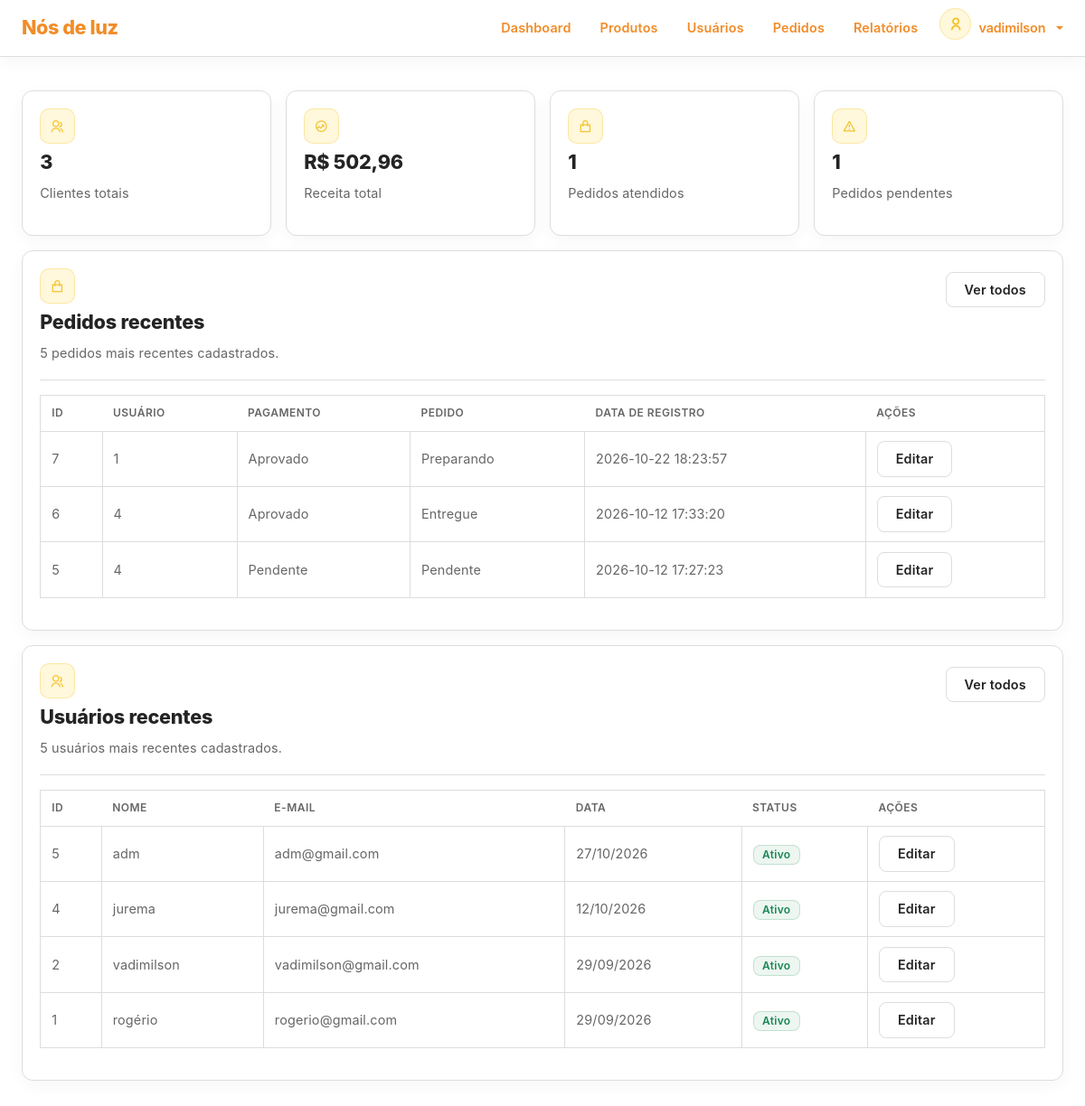
/dashboard/index.php (signed in), run on an earlier commit of the app's database.
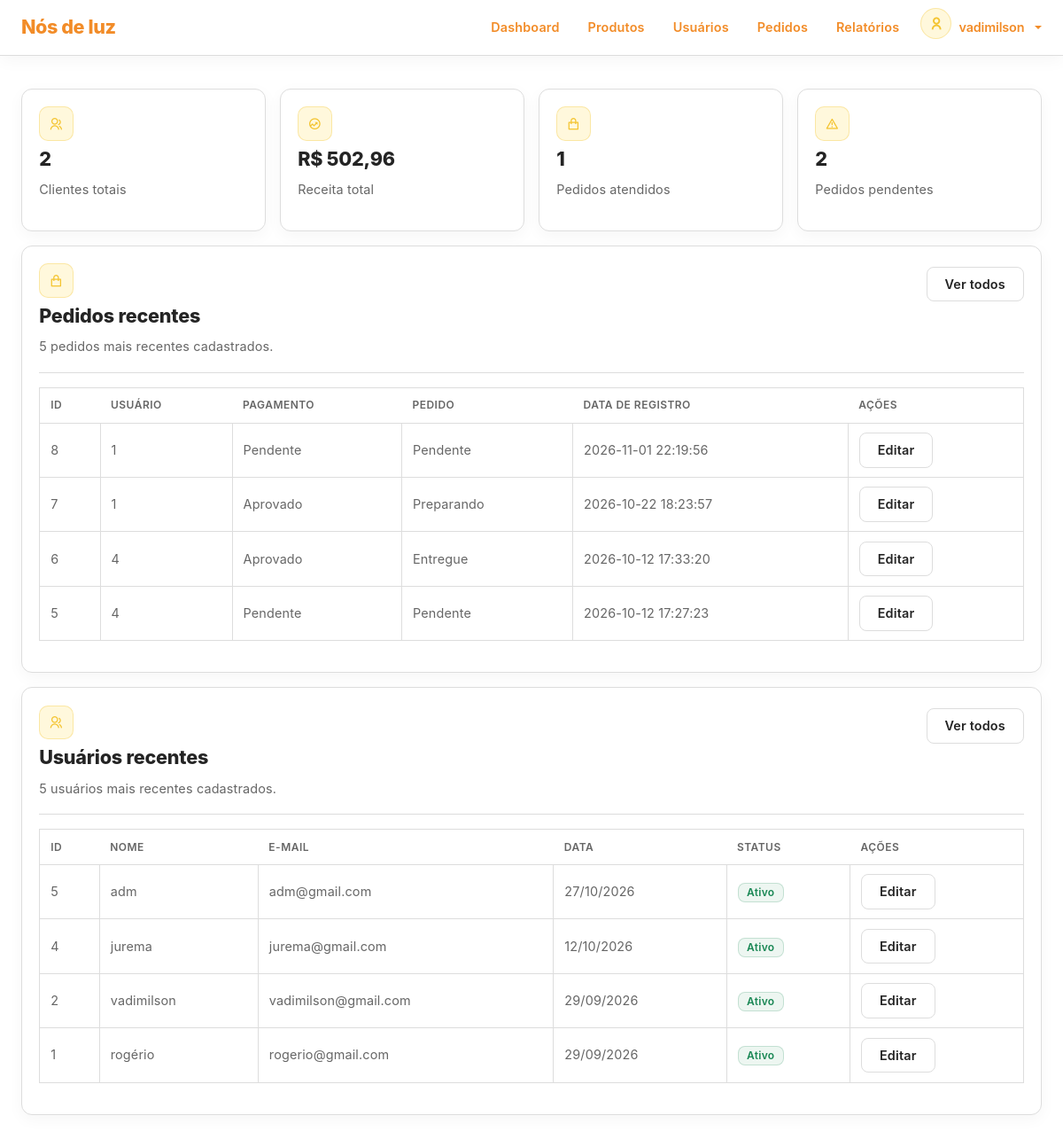
And on a later commit of the database.
### tables this page shows
CREATE TABLE `orders` (
  `id` int(11) NOT NULL,
  `user_id` int(11) NOT NULL,
  `total` decimal(10,2) NOT NULL,
  `payment_status` enum('Pendente','Aprovado','Recusado') NOT NULL DEFAULT 'Pendente',
  `order_status` enum('Pendente','Preparando','Enviado','Entregue','Cancelado') NOT NULL DEFAULT 'Pendente',
  `date_register` datetime NOT NULL DEFAULT current_timestamp()
);

CREATE TABLE `users` (
  `id` int(11) NOT NULL,
  `name` varchar(250) NOT NULL,
  `email` varchar(250) NOT NULL,
  `password` varchar(250) NOT NULL,
  `phone` varchar(15) NOT NULL,
  `cpf` varchar(14) NOT NULL,
  `address` varchar(250) NOT NULL,
  `cep` varchar(8) NOT NULL,
  `address_number` varchar(20) NOT NULL,
  `address_complement` varchar(100) DEFAULT NULL,
  `role` enum('Cliente','Admin') NOT NULL,
  `status` enum('Ativo','Inativo') NOT NULL,
  `vip` enum('sim','nao') NOT NULL DEFAULT 'nao',
  `reset_token` varchar(64) DEFAULT NULL,
  `reset_token_expires` datetime DEFAULT NULL,
  `date_register` datetime NOT NULL DEFAULT current_timestamp()
);

### app/config/config.php (called while the page is built, shortened)
<?php
function e(?string $value): string
{
    return htmlspecialchars($value ?? '', ENT_QUOTES, 'UTF-8');
}
?>

### components/shared/table-users.php (the view, shortened to what the changed rows need)
<div class="table-responsive table-container">
    <table class="table align-middle text-nowrap">
        <thead>
            <tr>
                <th>Id</th>
                <th>Nome</th>
                <th>E-mail</th>
                <th>Data</th>
                <th>Status</th>
                <th>Ações</th>
            </tr>
        </thead>
        <tbody>
            <?php if (!empty($users)): ?>
                <?php foreach ($users as $user): ?>
                    <tr>
                        <td><?= $user['id'] ?></td>
                        <td><?= $user['name'] ?></td>
                        <td><?= $user['email'] ?></td>
                        <td><?= date('d/m/Y', strtotime($user['date_register'])) ?></td>
                        <td><span class="badge secondary <?= ($user['status'] === 'Ativo') ? 'green' : 'red' ?>"><?= $user['status'] ?></span></td>
                        <td><a class="btn secondary" href="<?= BASE_URL ?>dashboard/user-edit.php?id=<?= $user['id'] ?>">Editar</a></td>
                    </tr>
                <?php endforeach; ?>
            <?php endif; ?>
        </tbody>
    </table>
</div>

### dashboard/index.php (shortened to what the changed rows need)
<?php
require_once __DIR__ . '/../app/config/config.php';
require_once BASE_PATH . '/app/middleware/admin.php';
$stmt_users = mysqli_prepare(
    $conn,
    "SELECT COUNT(*) AS total_users
     FROM users
     WHERE role = 'Cliente'"
);
mysqli_stmt_execute($stmt_users);
$result_users = mysqli_stmt_get_result($stmt_users);
$data_users = mysqli_fetch_assoc($result_users);
$total_users = (int) ($data_users['total_users'] ?? 0);
$stmt_pending = mysqli_prepare(
    $conn,
    "SELECT COUNT(*) AS pending_orders
     FROM orders
     WHERE order_status = 'Pendente'"
);
mysqli_stmt_execute($stmt_pending);
$result_pending = mysqli_stmt_get_result($stmt_pending);
$data_pending = mysqli_fetch_assoc($result_pending);
$total_orders_pending = (int) ($data_pending['pending_orders'] ?? 0);
$stmt_orders = mysqli_prepare(
    $conn,
    "SELECT id, user_id, payment_status, order_status, date_register
     FROM orders
     ORDER BY date_register DESC, id DESC
     LIMIT 5"
);
mysqli_stmt_execute($stmt_orders);
$result_orders = mysqli_stmt_get_result($stmt_orders);
$orders = mysqli_fetch_all($result_orders, MYSQLI_ASSOC);
$stmt_users = mysqli_prepare(
    $conn,
    "SELECT id, name, email, date_register, status
     FROM users
     ORDER BY date_register DESC, id DESC
     LIMIT 5"
);
mysqli_stmt_execute($stmt_users);
$result_users = mysqli_stmt_get_result($stmt_users);
$users = mysqli_fetch_all($result_users, MYSQLI_ASSOC);
require_once BASE_PATH . '/components/layout/head.php';
?>
<div class="custom-main-container section-spacer">
    <div class="row g-3">
        <div class="col-12 col-md-6 col-lg-3">
            <div class="card no-hover h-100">
                <div class="card-body">
                    <div class="icon-box">
                        <i class="ri-group-line"></i>
                    </div>
                    <h3 class="card-title">
                        <?= e($total_users) ?>
                    </h3>
                    <p>Clientes totais</p>
                </div>
            </div>
        </div>
        <div class="col-12 col-md-6 col-lg-3">
            <div class="card no-hover h-100">
                <div class="card-body">
                    <div class="icon-box">
                        <i class="ri-alert-line"></i>
                    </div>
                    <h3 class="card-title">
                        <?= e($total_orders_pending) ?>
                    </h3>
                    <p>Pedidos pendentes</p>
                </div>
            </div>
        </div>
        <div class="col-12">
            <div class="card no-hover">
                <div class="card-body">
                    <div>
                        <?php
                        require BASE_PATH . '/components/shared/table-orders.php';
                        ?>
                    </div>
                </div>
            </div>
        </div>
        <div class="col-12">
            <div class="card no-hover">
                <div class="card-body">
                    <div>
                        <?php
                        require BASE_PATH . '/components/shared/table-users.php';
                        ?>
                    </div>
                </div>
            </div>
        </div>
    </div>
</div>

### components/shared/table-orders.php (shortened to what the changed rows need)
<div class="table-responsive table-container">
    <table class="table align-middle text-nowrap">
        <thead>
            <tr>
                <th>ID</th>
                <th>Usuário</th>
                <th>Pagamento</th>
                <th>Pedido</th>
                <th>Data de registro</th>
                <th>Ações</th>
            </tr>
        </thead>
        <tbody>
            <?php if (!empty($orders)): ?>
                <?php foreach ($orders as $order): ?>
                    <tr>
                        <td>
                            <?= e($order['id']) ?>
                        </td>
                        <td>
                            <?= e($order['user_id']) ?>
                        </td>
                        <td>
                            <?= e($order['payment_status']) ?>
                        </td>
                        <td>
                            <?= e($order['order_status']) ?>
                        </td>
                        <td>
                            <?= e($order['date_register']) ?>
                        </td>
                        <td>
                            <a
                                class="btn secondary"
                                href="<?= BASE_URL ?>dashboard/order-edit.php?id=<?= (int) $order['id'] ?>"
                            >
                                Editar
                            </a>
                        </td>
                    </tr>
                <?php endforeach; ?>
            <?php endif; ?>
        </tbody>
    </table>
</div>

What changed in the data, as far as the page shows it:
added orders: id "8", user "1", payment_status "Pendente", order_status "Pendente", date_register "2026-11-01 22:19:56"
Also different on the page:
$total_users: "3" → "2"
$total_orders_pending: "1" → "2"
